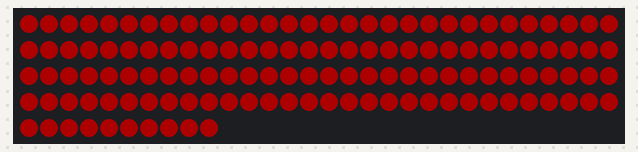
Bench run of a sketch on a simulated ESP8266 (NodeMCU). Parts: 130 RGB LEDs in strip order, left to right, continuing on the next row. Dim RGB values are drawn brighter than linear.

Above: at 0.1 s.

The sketch:

WS2812B_FastLED_Simplified.ino
```cpp
#include <FastLED.h>

#define NUM_LEDS 130
#define LED_PIN  D4

CRGB leds[NUM_LEDS];

void setup() {
  FastLED.addLeds<WS2812B, LED_PIN, GRB>(leds, NUM_LEDS);
  FastLED.setBrightness(50);
  fill_solid(leds, NUM_LEDS, CRGB::Red);
  FastLED.show();
}

void loop() {
  // Static color is already displayed; add animations or updates here if needed.
}
```
